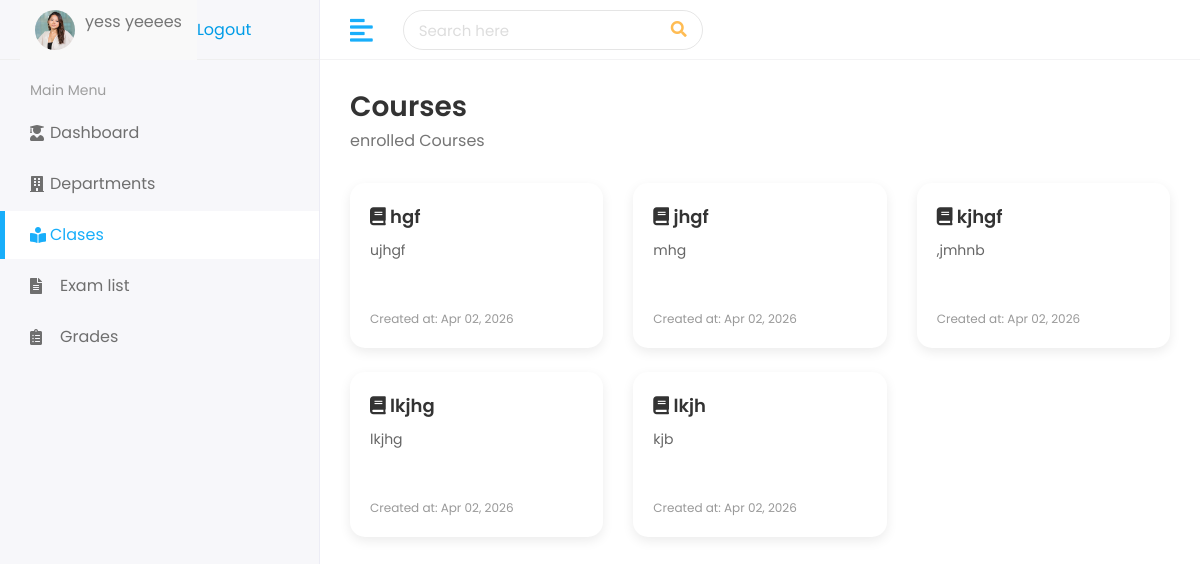
Screenshot of /student/Courses/ (signed in) with the database file from the repository.
### student/models.py (models this page shows, shortened)
class Student(models.Model):
    user = models.OneToOneField(CustomUser, on_delete=models.CASCADE)
    first_name = models.CharField(max_length=100)
    last_name = models.CharField(max_length=100)
    student_id = models.CharField(max_length=20)
    gender = models.CharField(max_length=10,
        choices=[('Male', 'Male'), ('Female', 'Female')])
    date_of_birth = models.DateField()
    student_class = models.ManyToManyField(Subject)
    joining_date = models.DateField()
    mobile_number = models.CharField(max_length=15)
    admission_number = models.CharField(max_length=20)
    section = models.CharField(max_length=10)
    student_image = models.ImageField(upload_to='students/', blank=True)
    parent = models.OneToOneField(Parent, on_delete=models.CASCADE)

### subject/models.py (models this page shows, shortened)
class Subject(models.Model):
    name        = models.CharField(max_length=100)
    description = models.TextField(blank=True)
    code        = models.CharField(max_length=20, unique=True)
    description = models.TextField(blank=True)
    department  = models.ForeignKey(
                    Department,
                    on_delete=models.CASCADE,
                    related_name='subjects')
    Teacher  = models.ForeignKey(
                    Teacher,
                    on_delete=models.CASCADE,
                    related_name='subjects',
                    null=True
                    )
    created_at  = models.DateTimeField(auto_now_add=True)

### student/views.py (the view)
# urls.py: path('Courses/', views.Courses_ve, name='Courses_ur'),
def Courses_ve(request):
  student = Student.objects.get(user=request.user)
  user=request.user
  Courses = student.student_class.all()
  context = {'student': student,
             'Courses':Courses}
  return render(request,'students/Courses.html',context)

### templates/students/Courses.html (shortened to what this page needs)
{% load static %}
<!DOCTYPE html>
<html lang="en">
   <head>
      <link rel="stylesheet" href="{%static 'assets/plugins/bootstrap/css/bootstrap.min.css' %}">
      <link rel="stylesheet" href="{%static 'assets/plugins/fontawesome/css/fontawesome.min.css' %}">
      <link rel="stylesheet" href="{%static 'assets/plugins/fontawesome/css/all.min.css' %}">
      <link rel="stylesheet" href="{%static 'assets/css/style.css' %}">
    </head>
   <body>
      <div class="main-wrapper">
         <div class="header">
            <div class="header-left">
                <div class="user-header">
                   <div class="avatar avatar-sm">
                      <img src="{% static 'assets/img/profiles/avatar-01.jpg' %}" alt="User Image" class="avatar-img rounded-circle">
                   </div>
                   <div class="user-text">
                      <p class="text-muted mb-0">{{ student.first_name }} {{ student.last_name }}</p>
                   </div>
                </div>
                <div class="submenu">
                   <a href="{% url 'logout' %}">Logout</a>
                </div>
             </div>
            <a href="javascript:void(0);" id="toggle_btn">
            <i class="fas fa-align-left"></i>
            </a>
            <div class="top-nav-search">
               <form>
                  <input type="text" class="form-control" placeholder="Search here">
                  <button class="btn" type="submit"><i class="fas fa-search"></i></button>
               </form>
            </div>
            <ul class="nav user-menu">
               <li class="nav-item dropdown noti-dropdown">
                  <a href="#" class="dropdown-toggle nav-link" data-toggle="dropdown">
                  </a>
               </li>
            </ul>
         </div>
         <div class="sidebar" id="sidebar">
            <div class="sidebar-inner slimscroll">
               <div id="sidebar-menu" class="sidebar-menu">
                  <ul>
                     <li class="menu-title">
                        <span>Main Menu</span>
                     </li>
                     <li >
                        <a href="{% url 'student_dashboard'%}">
                           <i class="fas fa-user-graduate"></i> Dashboard
                        </a>
                     </li>
                     <li>
                        <a href="{% url 'departmentsur'%}">
                           <i class="fas fa-building"></i> Departments
                        </a>
                     </li>
                     <li  class="submenu active">
                        <a href="{% url 'Courses_ur'%}">
                           <i class="fas fa-book-reader"></i> Clases
                        </a>
                     </li>
                     <li>
                        <a href="{% url 'Exam_ur'%}"><i class="fas fa-file-alt"></i> <span>Exam list</span></a>
                     </li>
                     <li>
                        <a href="{% url 'grades_ur'%}"><i class="fas fa-clipboard-list"></i> <span>Grades</span></a>
                     </li>
                  </ul>
               </div>
            </div>
         </div>
    <div class="page-wrapper">
        <div class="content container-fluid">
            <div class="page-header">
                <h3 class="page-title">Courses</h3>
                <p class="text-muted">enrolled Courses</p>
            </div>
            <div class="row">
                {% for Course in Courses %}
                <div class="col-xl-4 col-lg-6 col-md-6 mb-4">
                    <div class="dept-card">
                        <div class="dept-title">
                            <i class="fas fa-book"></i> {{ Course.name }}
                        </div>
                        <div class="dept-desc">
                            {{ Course.description|default:"No description available." }}
                        </div>
                        <div class="dept-date">
                            Created at: {{ Course.created_at|date:"M d, Y" }}
                        </div>
                    </div>
                </div>
                {% empty %}
                <div class="col-12">
                    <p>No Courses found.</p>
                </div>
                {% endfor %}
            </div>
        </div>
    </div>
</div>
</body>
</html>

### templates/students/Courses.html (style rules this page uses)
.header-left { min-width: 250px; }
.dept-card { border-radius: 15px; padding: 20px; background: #fff; box-shadow: 0 4px 12px rgba(0,0,0,0.08); transition: 0.3s; height: 100%; }
.dept-title { font-size: 18px; font-weight: 600; margin-bottom: 10px; }
.dept-desc { font-size: 14px; color: #666; min-height: 60px; }
.dept-date { font-size: 12px; color: #999; margin-top: 10px; }

### rows the page displays
Student: first_name "yess", last_name "yeeees"
Subject: name "hgf", description "ujhgf", created_at "Apr 02, 2026"
Subject: name "jhgf", description "mhg", created_at "Apr 02, 2026"
Subject: name "kjhgf", description ",jmhnb", created_at "Apr 02, 2026"
Subject: name "lkjhg", description "lkjhg", created_at "Apr 02, 2026"
Subject: name "lkjh", description "kjb", created_at "Apr 02, 2026"
